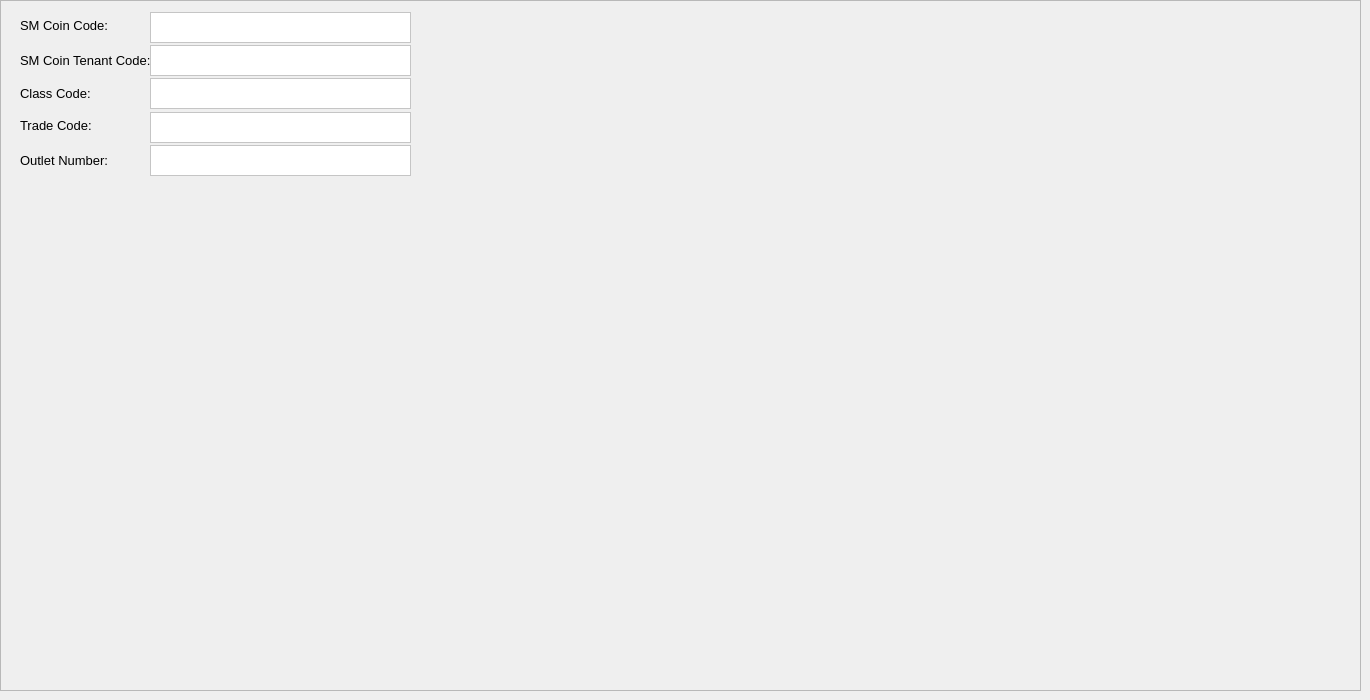
    <widget class="QWidget" name="tabSMCoinSetup">
     <attribute name="title">
      <string>SM Coin Setup</string>
     </attribute>
     <widget class="QFrame" name="frame_32">
      <property name="geometry">
       <rect>
        <x>0</x>
        <y>0</y>
        <width>1361</width>
        <height>691</height>
       </rect>
      </property>
      <property name="frameShape">
       <enum>QFrame::StyledPanel</enum>
      </property>
      <property name="frameShadow">
       <enum>QFrame::Raised</enum>
      </property>
      <widget class="QTextEdit" name="textEditSMCoinTenantCode">
       <property name="geometry">
        <rect>
         <x>150</x>
         <y>45</y>
         <width>261</width>
         <height>31</height>
        </rect>
       </property>
       <property name="font">
        <font>
         <family>Segoe UI</family>
         <pointsize>10</pointsize>
        </font>
       </property>
       <property name="styleSheet">
        <string notr="true">background-color: rgb(255, 255, 255);
color: rgb(0, 0, 0);</string>
       </property>
      </widget>
      <widget class="QLabel" name="label_108">
       <property name="geometry">
        <rect>
         <x>20</x>
         <y>83</y>
         <width>111</width>
         <height>21</height>
        </rect>
       </property>
       <property name="font">
        <font>
         <family>Segoe UI</family>
         <pointsize>10</pointsize>
        </font>
       </property>
       <property name="text">
        <string>Class Code:</string>
       </property>
      </widget>
      <widget class="QTextEdit" name="textEditSMCoinClassCode">
       <property name="geometry">
        <rect>
         <x>150</x>
         <y>78</y>
         <width>261</width>
         <height>31</height>
        </rect>
       </property>
       <property name="font">
        <font>
         <family>Segoe UI</family>
         <pointsize>10</pointsize>
        </font>
       </property>
       <property name="styleSheet">
        <string notr="true">background-color: rgb(255, 255, 255);
color: rgb(0, 0, 0);</string>
       </property>
      </widget>
      <widget class="QTextEdit" name="textEditSMCoinCode">
       <property name="geometry">
        <rect>
         <x>150</x>
         <y>12</y>
         <width>261</width>
         <height>31</height>
        </rect>
       </property>
       <property name="font">
        <font>
         <family>Segoe UI</family>
         <pointsize>10</pointsize>
        </font>
       </property>
       <property name="styleSheet">
        <string notr="true">background-color: rgb(255, 255, 255);
color: rgb(0, 0, 0);</string>
       </property>
      </widget>
      <widget class="QLabel" name="label_111">
       <property name="geometry">
        <rect>
         <x>20</x>
         <y>15</y>
         <width>101</width>
         <height>21</height>
        </rect>
       </property>
       <property name="font">
        <font>
         <family>Segoe UI</family>
         <pointsize>10</pointsize>
        </font>
       </property>
       <property name="text">
        <string>SM Coin Code:</string>
       </property>
      </widget>
      <widget class="QLabel" name="label_112">
       <property name="geometry">
        <rect>
         <x>20</x>
         <y>50</y>
         <width>131</width>
         <height>21</height>
        </rect>
       </property>
       <property name="font">
        <font>
         <family>Segoe UI</family>
         <pointsize>10</pointsize>
        </font>
       </property>
       <property name="text">
        <string>SM Coin Tenant Code:</string>
       </property>
      </widget>
      <widget class="QTextEdit" name="textEditSMCoinOutletNumber">
       <property name="geometry">
        <rect>
         <x>150</x>
         <y>145</y>
         <width>261</width>
         <height>31</height>
        </rect>
       </property>
       <property name="font">
        <font>
         <family>Segoe UI</family>
         <pointsize>10</pointsize>
        </font>
       </property>
       <property name="styleSheet">
        <string notr="true">background-color: rgb(255, 255, 255);
color: rgb(0, 0, 0);</string>
       </property>
      </widget>
      <widget class="QLabel" name="label_113">
       <property name="geometry">
        <rect>
         <x>20</x>
         <y>115</y>
         <width>121</width>
         <height>21</height>
        </rect>
       </property>
       <property name="font">
        <font>
         <family>Segoe UI</family>
         <pointsize>10</pointsize>
        </font>
       </property>
       <property name="text">
        <string>Trade Code:</string>
       </property>
      </widget>
      <widget class="QTextEdit" name="textEditSMCoinTradeCode">
       <property name="geometry">
        <rect>
         <x>150</x>
         <y>112</y>
         <width>261</width>
         <height>31</height>
        </rect>
       </property>
       <property name="font">
        <font>
         <family>Segoe UI</family>
         <pointsize>10</pointsize>
        </font>
       </property>
       <property name="styleSheet">
        <string notr="true">background-color: rgb(255, 255, 255);
color: rgb(0, 0, 0);</string>
       </property>
      </widget>
      <widget class="QLabel" name="label_114">
       <property name="geometry">
        <rect>
         <x>20</x>
         <y>150</y>
         <width>101</width>
         <height>21</height>
        </rect>
       </property>
       <property name="font">
        <font>
         <family>Segoe UI</family>
         <pointsize>10</pointsize>
        </font>
       </property>
       <property name="text">
        <string>Outlet Number:</string>
       </property>
      </widget>
     </widget>
    </widget>
